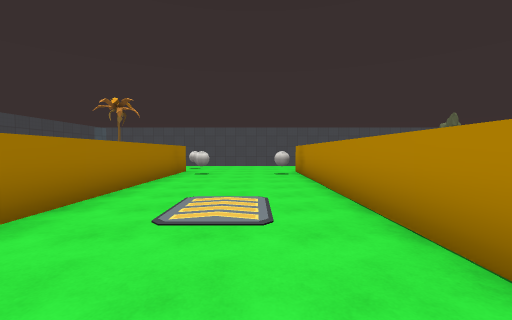
view 1 (above)

18 first-person views from a walk through a scene from a Unity 3-D project. The camera is 1.5 m above the floor, tilts 2° down and sees 90° across. The floor is counted in squares, 2 m on a side. Each view is taken from the middle of a square. On the plan, view 1 faces up. The plan holds only what a view shows up to about 9 squares ahead; the rest is blank. The player is left out. Some surface patterns are stand-ins.

view 2
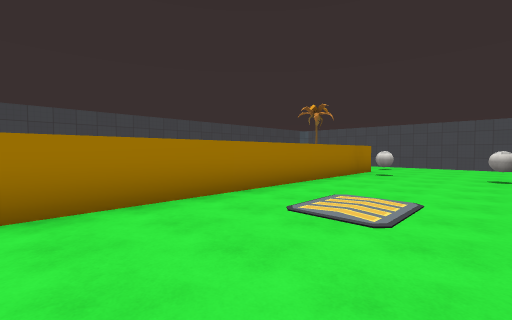

view 3
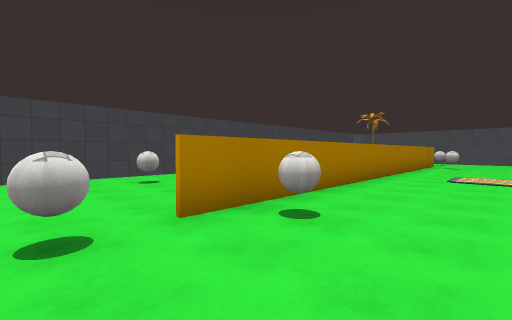

view 4
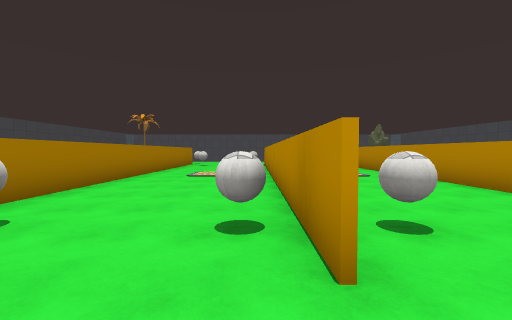

view 5
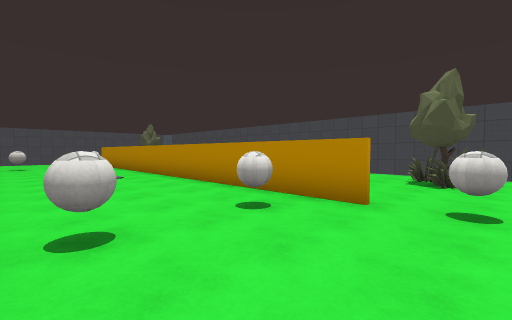

view 6
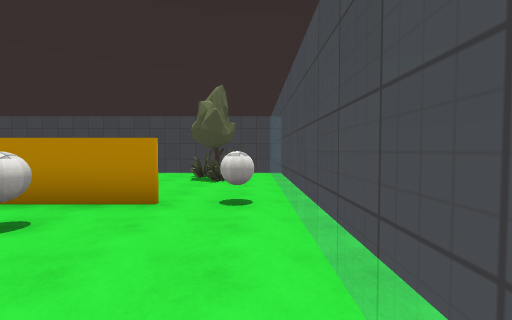

view 7
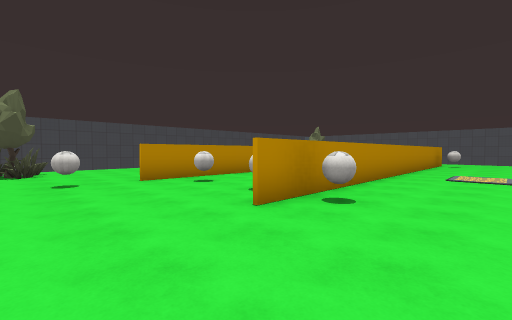

view 8
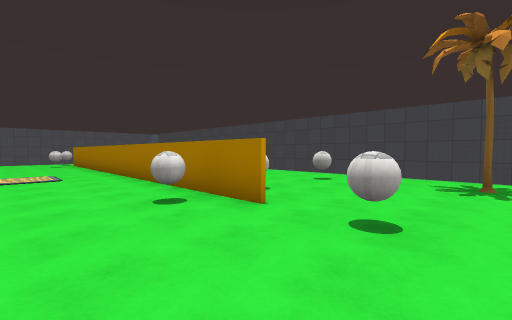

view 9
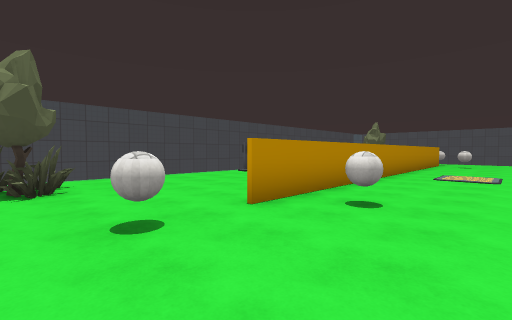

view 10
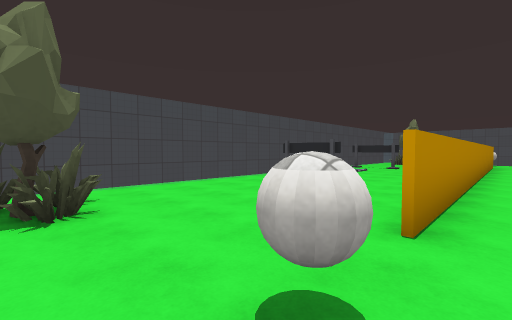

view 11
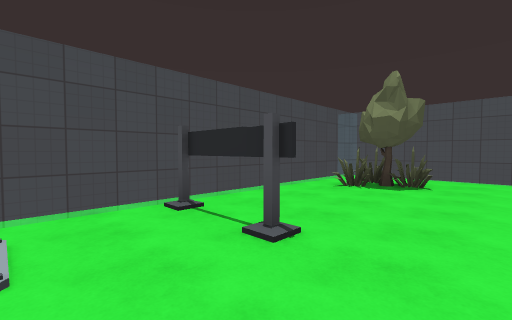

view 12
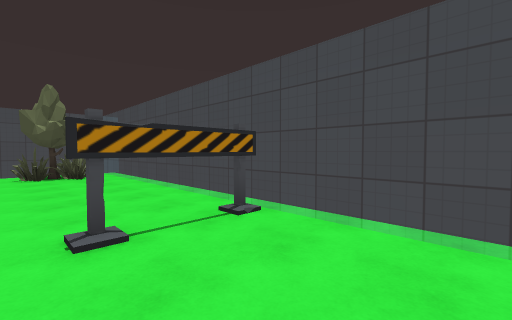

view 13
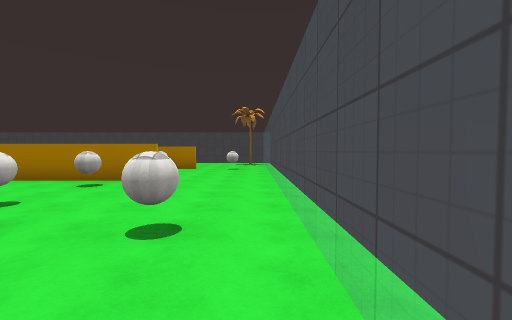

view 14
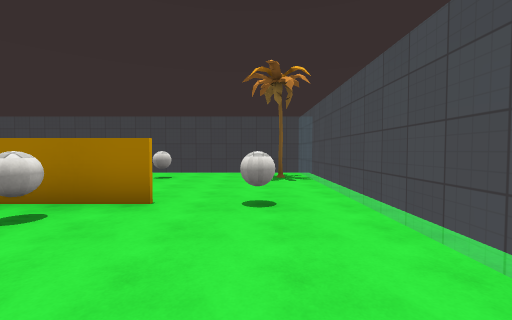

view 15
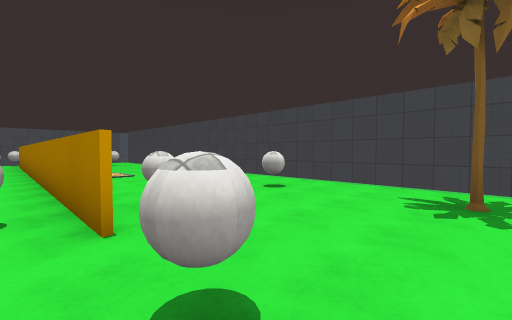

view 16
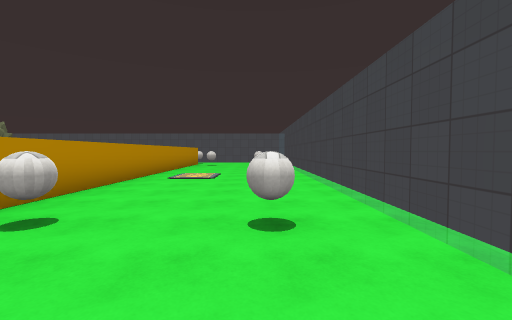

view 17
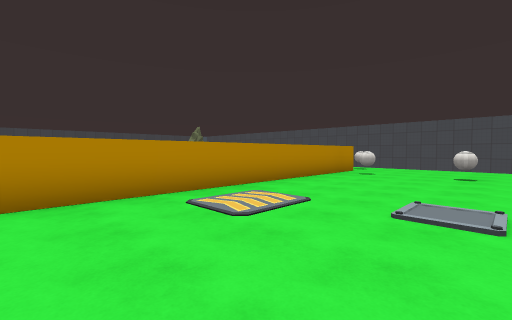

view 18
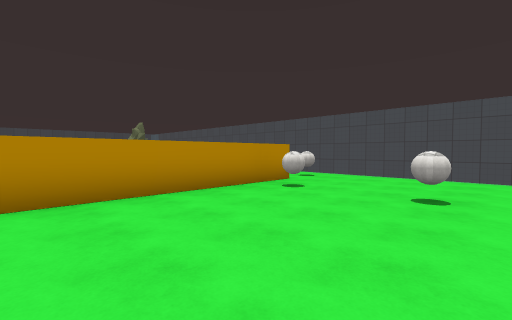

### Floor plan
Key: @ floor where view 1 was taken; # wall or solid block; . floor; / step, stairs or slope; = window, fence, low wall or low ledge; B ball; T tree; P palm tree; A barrier.
Columns run from 8 left of view 1 to 11 right of it. Each row starts with its distance up from view 1.
 13  ================ =
 12 =.P..............T.=
 11 =....B........B....=
 10 =..................=
  9 =....#....#...#....=
  8 =.B.B#B..BB..B#....=
  7 =....#....#...#....=
  6 =....#....#...#....=
  5 =....#....#...#..AA=
  4 =....#....#...#....=
  3 =....#....#...# .//=
  2  ....#....#...#../==
  1  ....#....#...#....=
  0  ....#..@.#...#..A==
 -1 =....#....#...#....=
 -2  ....#....B.B.#....=
 -3 =.B.B#B..B#...#....=
 -4  ................T.=
 -5 =.....B.......B....=
 -6  =====     ========

Positions as (right, up) in squares from view 1, and headings:
1: (0, 0), facing up
2: (1, 0), facing up-left
3: (0, -5), facing up-left
4: (1, -5), facing up
5: (2, -5), facing up-right
6: (2, -5), facing right
7: (-1, 12), facing down-right
8: (0, 12), facing down-left
9: (3, 12), facing down-right
10: (5, 12), facing down-right
11: (7, 2), facing down-right
12: (8, 3), facing up-right
13: (8, 12), facing left
14: (1, 11), facing left
15: (-2, 12), facing down-left
16: (-6, 11), facing down
17: (-7, 6), facing down-right
18: (-7, 2), facing down-right
